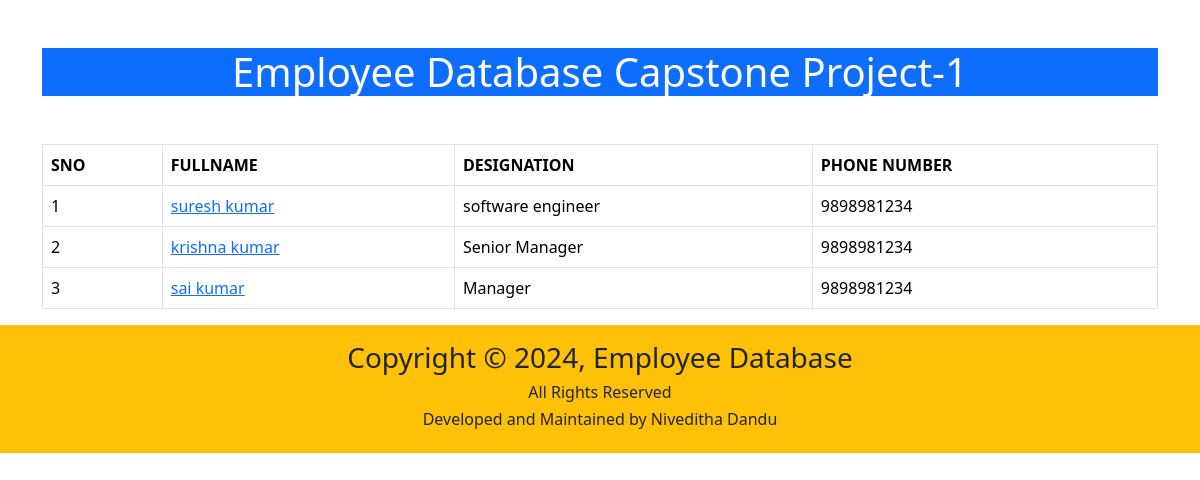
/home/, run on the app's committed database.
### salary/models.py (models this page shows, shortened)
class Employee(models.Model):
    first_name=models.CharField(max_length=100)
    last_name=models.CharField(max_length=100)
    photo=models.ImageField(upload_to='images')
    designation=models.CharField(max_length=100)
    email_address=models.EmailField(max_length=100,unique=True)
    phone_number=models.CharField(max_length=10,blank=True)

### Employee/views.py (the view)
# urls.py: 2. Add a URL to urlpatterns:  path('', views.home, name='home')
def home(request):
    employees=Employee.objects.all()
    context={
        'employees':employees,
    }
    return render(request,'home.html',context)

### templates/home.html (shortened to what this page needs)
<!DOCTYPE html>
<html lang="en">
<head>
    <link href="https://cdn.jsdelivr.net/npm/bootstrap@5.3.2/dist/css/bootstrap.min.css" rel="stylesheet">
</head>
<body>
  <div class="container mt-5">
    <h1 class="bg-primary text-center text-white">Employee Database Capstone Project-1</h1>
    <table class="table table-bordered table-hover mt-5">
        <thead class="text-uppercase">
          <tr>
            <th>SNo</th>
            <th>FullName</th>
            <th>Designation</th>
            <th>Phone Number</th>
          </tr>
        </thead>
        <tbody>
          {% for x in employees %}
          <tr>
            <td>{{forloop.counter}}</td>
            <td><a href={% url 'employee_detail' x.id %}">{{x.first_name}} {{x.last_name}}</td></a>
            <td>{{x.designation}}</td>
            <td>{{x.phone_number}}</td>
          </tr>
          {% endfor %}
      </table>
    </div>
    <footer class="bg-warning p-3 text-center">
      <div class="container">
        <div class="row">
          <div class="col">
            <h3>Copyright &copy; 2024, Employee Database</h3>
            <h6>All Rights Reserved</h6>
            <h6>Developed and Maintained by Niveditha Dandu</h6>
          </div>
        </div>
      </div>
    </footer>
</body>
</html>

### data on the page
Employee: first_name "suresh", last_name "kumar", designation "software engineer", phone_number "9898981234"
Employee: first_name "krishna", last_name "kumar", designation "Senior Manager", phone_number "9898981234"
Employee: first_name "sai", last_name "kumar", designation "Manager", phone_number "9898981234"
